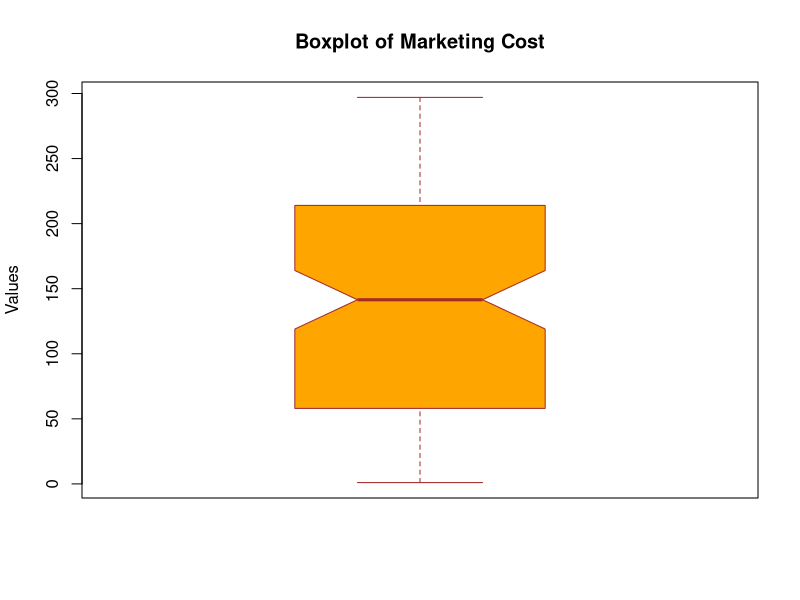
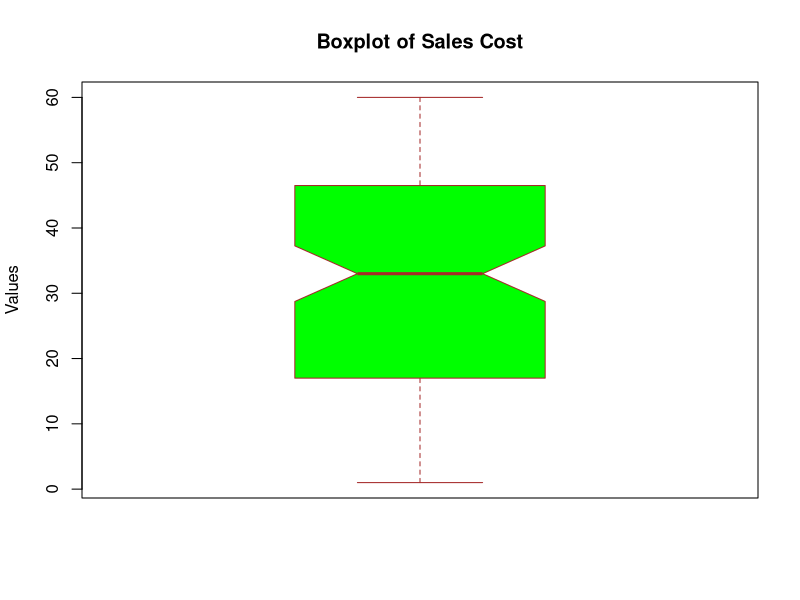
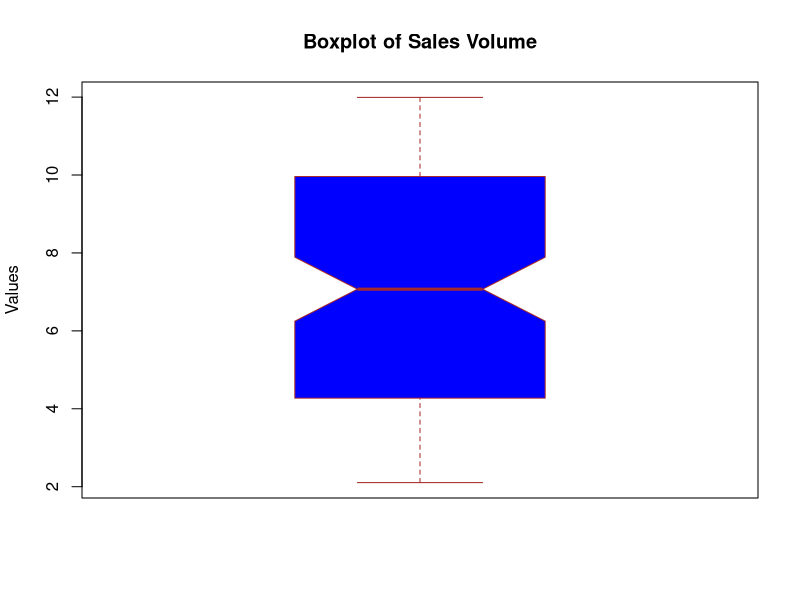
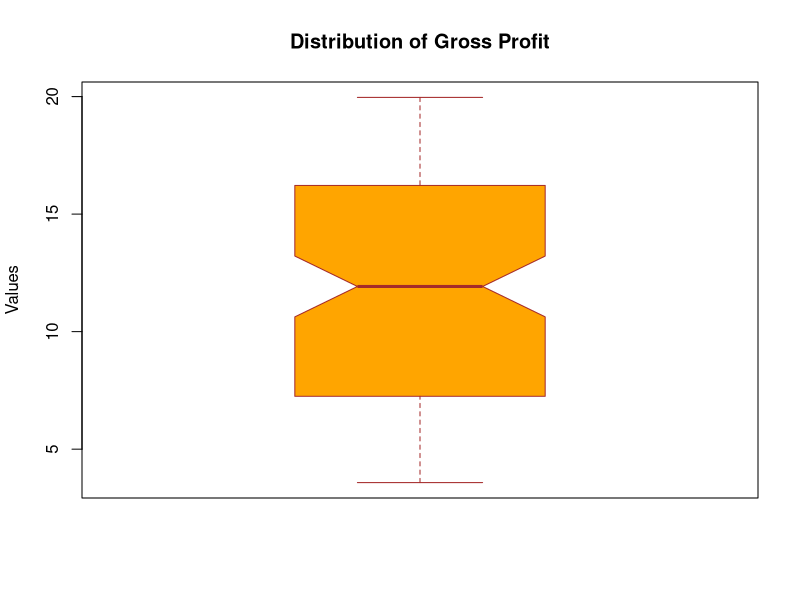
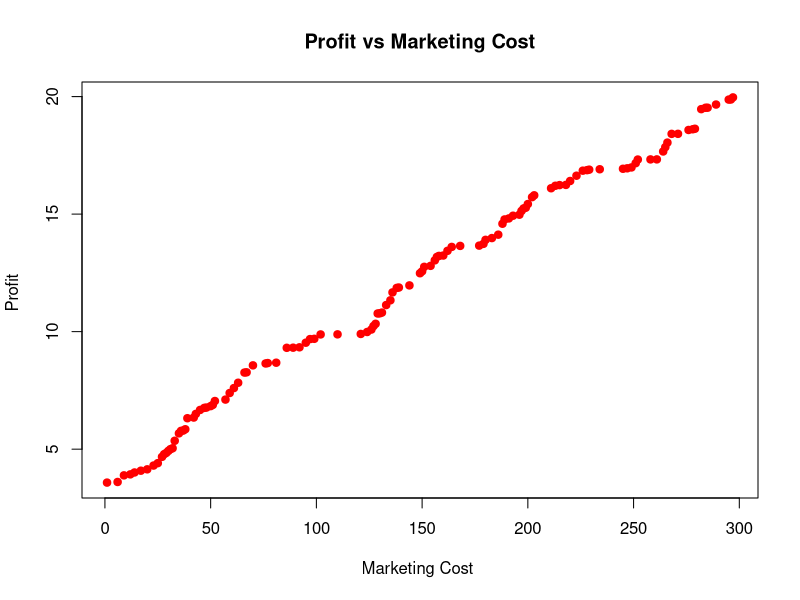
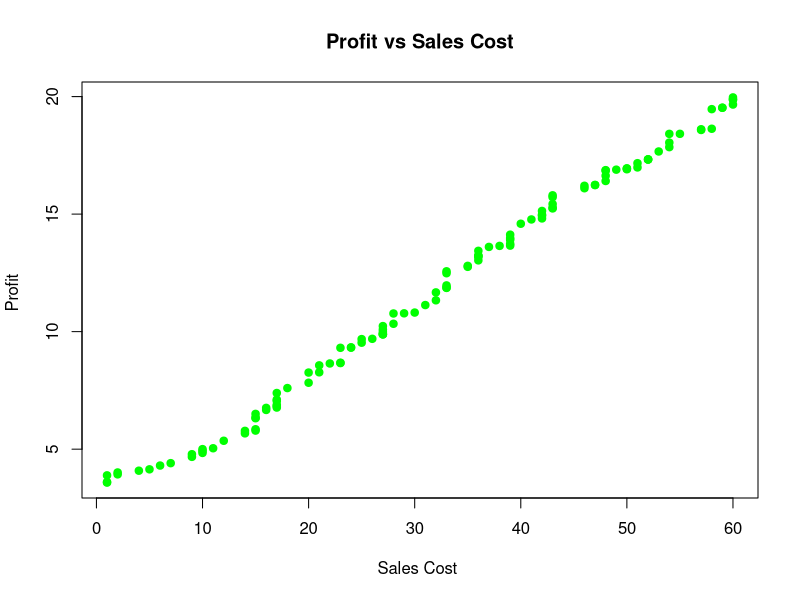
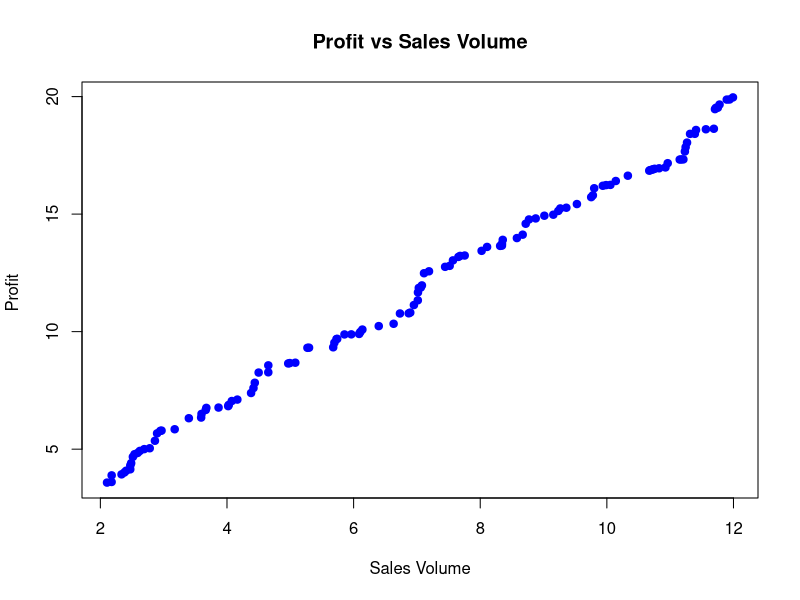
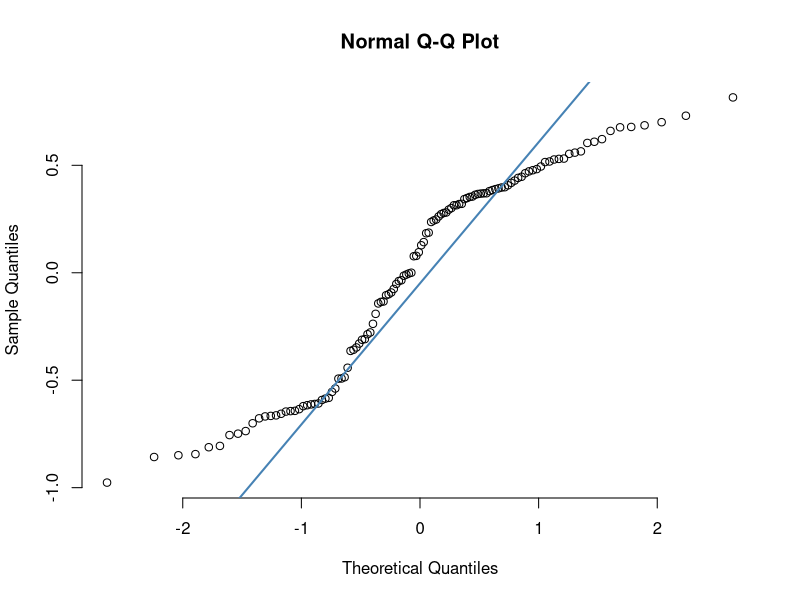

The R source for these figures, in order:
# Load Libraries
library("ggplot2")
library("randomForest")
#marketing cost of 120 months
#Random Data Generation using Sample.int
a = sample.int(300,120)
# sort data using sort function to bring a trend inside the data
a = sort(a)
b = sample(60,120, replace = TRUE)
b = sort(b)
#Random uniform number generation using RUNIF
c = runif(120,2,12)
# adding some random noise to the data using jitter function
c = jitter(c)
c = sort(c)
d = runif(120,3,20)
d = sort(d)

#checking if the length is equal for all the data columns
length(a)
length(b)
length(c)
length(d)

# UNIVARIATE OUTLIER DETECTION ALGORITHMS
# IQR range detection using 25p and 75p method
IQR_method = function(x){
        Q1 = quantile(x, 0.25)
        Q3 = quantile(x, 0.75)
        IQR = Q3 - Q1
        lower = Q1 - 1.5*IQR 
        higher = Q3 + 1.5*IQR  
        return(c(lower, higher))}

print("Interquantile Ranges for 4 variables:")
IQR_method(a)
IQR_method(b)
IQR_method(c)
IQR_method(d)

# UNIVARIATE OUTLIER DETECTION USING MEAN ABSOLUTE DEVIATION (MAD)
MAD_method = function(x){
        med = median(x)
        MAD = mad(x) 
        lower = med - 2*(MAD/0.6745)
        higher = med + 2*(MAD/0.6745)
        return(c(lower, higher))}
print("Permitted Ranged using MAD Method:")
MAD_method(a)
MAD_method(b)
MAD_method(c)
MAD_method(d)

#changing the column names to real names so that analysis becomes easy
col_names = c('Mkt_cost', 'Sales_cost', 'Sales', 'Profit')
df = data.frame(a,b,c,d)
colnames(df) = col_names
df

# see summary statistics and some descriptive analysis of the dataset
summary(df)
boxplot(df$Mkt_cost, main = "Boxplot of Marketing Cost",
        ylab = "Values",
        col = "orange",
        border = "brown",
        horizontal = FALSE,
        notch = TRUE)

boxplot(df$Sales_cost, main = "Boxplot of Sales Cost",
        ylab = "Values",
        col = "green",
        border = "brown",
        horizontal = FALSE,
        notch = TRUE)

boxplot(df$Sales, main = "Boxplot of Sales Volume",
        ylab = "Values",
        col = "blue",
        border = "brown",
        horizontal = FALSE,
        notch = TRUE)

boxplot(df$Profit, main = "Distribution of Gross Profit",
        ylab = "Values",
        col = "orange",
        border = "brown",
        horizontal = FALSE,
        notch = TRUE)
plot(df$Mkt_cost, df$Profit, main="Profit vs Marketing Cost",
     xlab="Marketing Cost ", ylab="Profit ", pch=19, col='red')

plot(df$Sales_cost, df$Profit, main="Profit vs Sales Cost",
     xlab="Sales Cost ", ylab="Profit ", pch=19, col='green')

plot(df$Sales, df$Profit, main="Profit vs Sales Volume",
     xlab="Sales Volume", ylab="Profit ", pch=19, col='blue')

#Linear Modeling and analysis of the dataset

#Trying model-1 and check summary and if residuals is normally distributed
model1 = lm(Profit ~ Mkt_cost, data = df)
summary(model1)
# Check normality of Residuals
qqnorm(model1$residuals, pch = 1, frame = FALSE)
qqline(model1$residuals, col = "steelblue", lwd = 2)
ggplot(data.frame(value = model1$residuals), aes(x=value)) + geom_histogram()

#Trying model-2 and check summary and if residuals is normally distributed
model2 = lm(Profit ~ Sales_cost, data = df)
summary(model2)
# Check normality of Residuals
qqnorm(model2$residuals, pch = 1, frame = FALSE)
qqline(model2$residuals, col = "steelblue", lwd = 2)
ggplot(data.frame(value = model2$residuals), aes(x=value)) + geom_histogram()

#Trying model-3 and check summary and if residuals is normally distributed
model3 = lm(Profit ~ Sales, data = df)
summary(model3)
# Check normality of Residuals
qqnorm(model3$residuals, pch = 1, frame = FALSE)
qqline(model3$residuals, col = "steelblue", lwd = 2)
ggplot(data.frame(value = model3$residuals), aes(x=value)) + geom_histogram()

#Trying model-4 and check summary and if residuals is normally distributed
model4 = lm(Profit ~ Mkt_cost+Sales_cost+Sales, data = df)
summary(model4)
# Check normality of Residuals
qqnorm(model4$residuals, pch = 1, frame = FALSE)
qqline(model4$residuals, col = "steelblue", lwd = 2)
qplot(model4$residuals, geom="histogram", main = "Residuals of model-4") 

#Trying model-5 and check summary and if residuals is normally distributed
model5 = lm(Profit ~ Mkt_cost*Sales_cost*Sales, data = df)
summary(model5)
# Check normality of Residuals
qqnorm(model5$residuals, pch = 1, frame = FALSE)
qqline(model5$residuals, col = "steelblue", lwd = 2)
qplot(model5$residuals, geom="histogram", main = "Residuals of model-5") 

#Some Simple Statistical Analysis on the generated dataset
# Data frame to Matrix
df_mat = data.matrix(df[,1:3])
df_mat

# Covariance and Corr Matrix formation
cov(df_mat)
cor(df_mat)

# PCA Analysis of the dataset
pca.df = prcomp(df_mat)
summary(pca.df)

#Linear modeling using first two PCs
pca_dataset = pca.df$x[,1:2]
pca_dataset = data.frame(pca_dataset)
pca_dataset
pca_dataset$Profit = df$Profit
pca_dataset
model6 = lm(Profit ~ PC1+PC2, data = pca_dataset)
summary(model6)
# Check normality of Residuals
qqnorm(model6$residuals, pch = 1, frame = FALSE)
qqline(model6$residuals, col = "steelblue", lwd = 2)
qplot(model6$residuals, geom="histogram", main = "Residuals of model-6") 

# TRYING TO FIT SOME POLYNOMIAL or NON-LINEAR MODELS

model7 = lm(Profit ~ Mkt_cost + I(Mkt_cost^2), data = df)
summary(model7)
# Check normality of Residuals
qqnorm(model7$residuals, pch = 1, frame = FALSE)
qqline(model7$residuals, col = "steelblue", lwd = 2)
qplot(model7$residuals, geom="histogram", main = "Residuals of model-7", bins = 30) 

model8 = lm(Profit ~ poly(Mkt_cost, 5, raw = TRUE), data = df)
summary(model8)
# Check normality of Residuals
qqnorm(model8$residuals, pch = 1, frame = FALSE)
qqline(model8$residuals, col = "steelblue", lwd = 2)
qplot(model8$residuals, geom="histogram", main = "Residuals of model-8", bins = 30) 

model9 = lm(Profit ~ Mkt_cost + I(Mkt_cost^2) + Sales_cost + I(Sales_cost^2), data = df)
summary(model9)
# Check normality of Residuals
qqnorm(model9$residuals, pch = 1, frame = FALSE)
qqline(model9$residuals, col = "steelblue", lwd = 2)
qplot(model9$residuals, geom="histogram", main = "Residuals of model-9", bins = 30) 

model10 = lm(Profit ~ Mkt_cost + I(Mkt_cost^2) + Sales_cost + I(Sales_cost^2) + 
                     Sales + I(Sales^2), data = df)
summary(model10)
# Check normality of Residuals
qqnorm(model10$residuals, pch = 1, frame = FALSE)
qqline(model10$residuals, col = "steelblue", lwd = 2)
qplot(model10$residuals, geom="histogram", main = "Residuals of model-10", bins = 30) 

model11 = lm(Profit ~ poly(Mkt_cost, 4, raw = TRUE) + 
                     poly(Sales_cost, 4, raw = TRUE) , data = df)
summary(model11)
# Check normality of Residuals
qqnorm(model11$residuals, pch = 1, frame = FALSE)
qqline(model11$residuals, col = "steelblue", lwd = 2)
qplot(model11$residuals, geom="histogram", main = "Residuals of model-11", bins = 30) 
model12 = lm(Profit ~ poly(Mkt_cost, 5, raw = TRUE) + 
                      poly(Sales_cost, 5, raw = TRUE) +
                      poly(Sales, 5, raw = TRUE), data = df)
summary(model12)
qplot(model12$residuals, geom="histogram", main = "Residuals of model-12", bins = 30) 
# Check normality of Residuals
qqnorm(model12$residuals, pch = 1, frame = FALSE)
qqline(model12$residuals, col = "steelblue", lwd = 2)

# TRYING TREE BASED MODELS NOW (Random Forest Algorithm)
model13 = randomForest(Profit ~ Mkt_cost+Sales_cost+Sales, data = df,
                       mtry = 2, importance = TRUE, na.action = na.omit)
summary(model13)
print(model13)
plot(model13)
importance(model13)

#ANOVA of all models we have created till now
anova(model1, model2, model3, model4, 
      model5, model6, model7, model8,
      model9, model10, model11, model12)

print("Thank you!")
